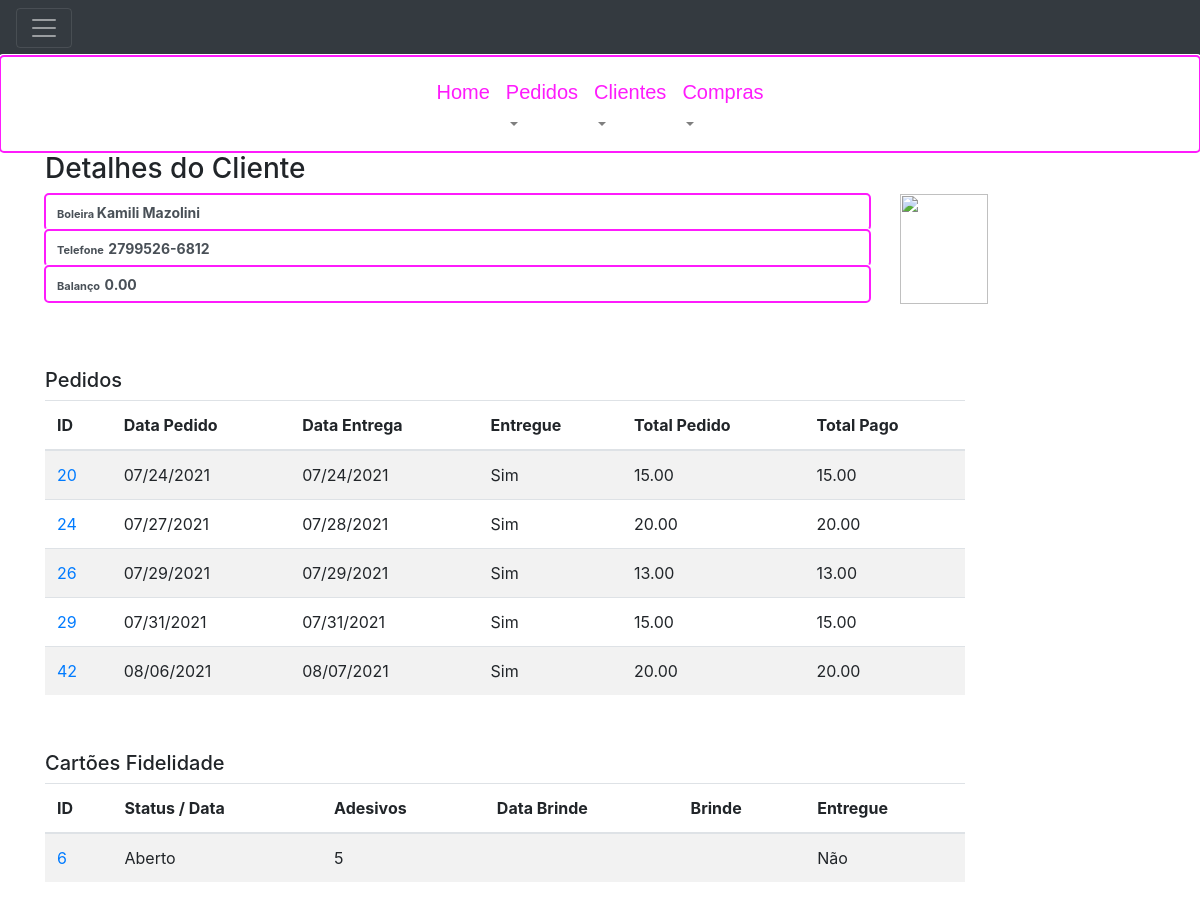
Page /clients/15/detail/ (signed in) on the earlier database version.
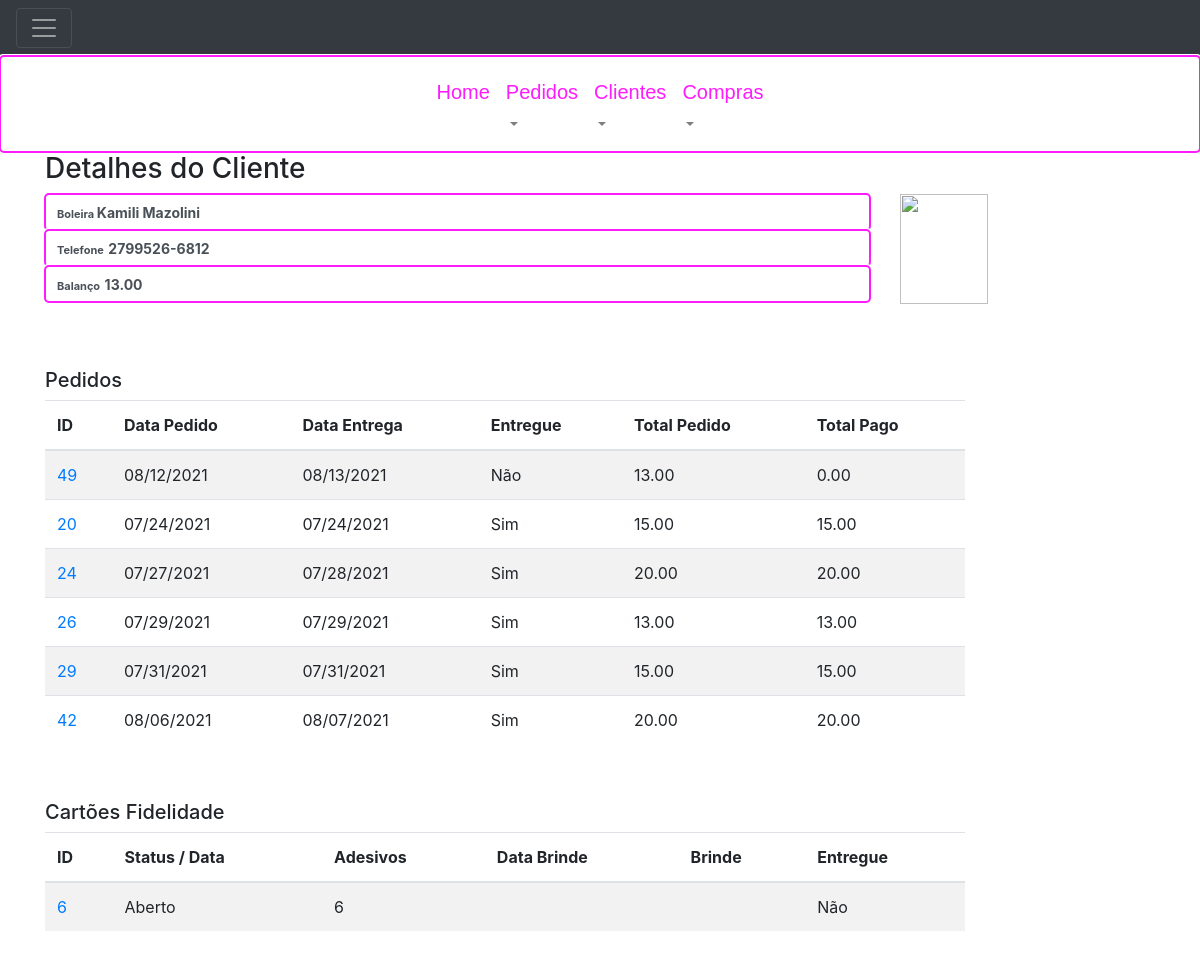
Same page on the later database version.
### order_control/models.py (models this page shows, shortened)
class Client (models.Model):
    createAt = models.DateTimeField(auto_now_add=True)
    name = models.CharField(max_length=255, verbose_name='Nome do Cliente')
    phone = models.CharField(max_length=15, null=True, blank=True, verbose_name='Telefone')
    picture = models.FileField(upload_to='clients/', null=True, blank=True, verbose_name='Foto de Perfil')
    balance = models.DecimalField(max_digits=8, decimal_places=2, default=0.0, verbose_name='Balanço')
    cakeMaker = models.BooleanField(default=False, verbose_name='Boleira')

class Order(models.Model):
    createdAt = models.DateTimeField(auto_now_add=True)
    deliveryAt = models.DateTimeField(null=True, blank=True, verbose_name="Entregar em")
    delivered = models.BooleanField(default=False, verbose_name="Entregue")
    description = models.TextField(max_length=255, null=True, blank=True)
    downPayment = models.DecimalField(max_digits=8, decimal_places=2, verbose_name='Entrada R$', null=True, blank=True, default=0.00)
    totalOrder = models.DecimalField(max_digits=8, decimal_places=2, verbose_name='Total Pedido R$', null=True, blank=True, default=0.00)
    totalPayment = models.DecimalField(max_digits=8, decimal_places=2, verbose_name='Total Pago R$', null=True, blank=True, default=0.00)
    client = models.ForeignKey(Client, on_delete=models.PROTECT, verbose_name='Cliente')

class LoyatyCard(models.Model):
    createdAt = models.DateTimeField(auto_now_add=True)
    adhesiveCount = models.IntegerField(null=True, blank=True, default=0)
    finishedAt = models.DateTimeField(null=True, blank=True, default=None)
    giftDate = models.DateTimeField(null=True,  blank=True)
    giftTopOfCake = models.ForeignKey(BoxTop, on_delete=models.PROTECT, null=True, blank=True)
    client = models.ForeignKey(Client, on_delete=models.PROTECT)
    isDelivered = models.BooleanField(default=False, verbose_name="Está entregue?")

### order_control/views.py (the view)
# urls.py: path('clients/<int:id>/detail/', views.client_details, name='client_detail'),
@login_required(login_url=reverse_lazy('order_control:login'))
def client_details(request, id):
    client = Client.objects.get(id=id)
    order = Order.objects.filter(client=client).order_by('delivered', 'deliveryAt')
    loyatyCard = LoyatyCard.objects.filter(client=client).order_by('finishedAt', 'giftDate')
    return render(request, 'order_control/client/detail.html', {'client': client, 'orders': order, 'loyatyCards':loyatyCard})

### templates/order_control/client/detail.html (shortened to what the changed rows need)
{% extends "layout.html" %}
{% block content %}
    <div class="container">
       <div id="hideDescription">
            <div class="form-group">
                <div class="row">
                    <div  id="head" class="col-sm-9" >
                        <div class='form-control'>
                            <span class='label label-default' style='font-size:14px;'  ><strong>{{ client.name }}</strong></span>
                        </div>
                        <div class='form-control'>
                            <span class='label label-default' style='font-size:14px;' ><strong>{{ client.phone }}</strong></span>
                        </div>
                        <div class='form-control'>
                            <span class='label label-default' style='font-size:14px;' ><strong>{{ client.balance }}</strong></span>
                        </div>
                    </div>
                </div>
            </div>
            <div class="form-group">
                <div class="row">
                    <div  class="col-sm-10" >
                        <table class="table table-striped table-hover">
                            <thead>
                            <tr>
                                <th>ID</th>
                                <th>Data Pedido</th>
                                <th>Data Entrega</th>
                                <th>Entregue</th>
                                <th>Total Pedido</th>
                                <th>Total Pago</th>
                            </tr>
                            </thead>
                            <tbody>
                            {% for order in orders %}
                                <tr>
                                    <td><a href="{% url 'order_control:order_detail'  order.id %}"> {{ order.id }} </a></td>
                                    <td>{{ order.createdAt|date:"SHORT_DATE_FORMAT" }}</td>
                                    <td>{{ order.deliveryAt|date:"SHORT_DATE_FORMAT" }}</td>
                                    <td>{% if order.delivered %}
                                            Sim
                                        {% else %}
                                            Não
                                        {% endif %}
                                    </td>
                                    <td>{{ order.totalOrder }}</td>
                                    <td>{{ order.totalPayment }}</td>
                                </tr>
                            {% endfor %}
                            </tbody>
                        </table>
                    </div>
                </div>
            </div>
           {% if loyatyCards %}
               <div class="form-group">
                    <div class="row">
                        <div  class="col-sm-10" >
                            <table class="table table-striped table-hover">
                                <thead>
                                <tr>
                                    <th>ID</th>
                                    <th>Status / Data</th>
                                    <th>Adesivos</th>
                                    <th>Data Brinde</th>
                                    <th>Brinde</th>
                                    <th>Entregue</th>
                                </tr>
                                </thead>
                                <tbody>
                                {% for loyatyCard in loyatyCards %}
                                    <tr>
                                        <td><a href="{% url 'order_control:loyatyCard_details'  loyatyCard.id %}"> {{ loyatyCard.id }} </a></td>
                                        <td>{% if loyatyCard.finishedAt %}
                                                Fechado - {{ loyatyCard.finishedAt|date:"SHORT_DATE_FORMAT" }}
                                            {% else %}
                                                Aberto
                                            {% endif %}
                                        </td>
                                        <td>{{ loyatyCard.adhesiveCount }}</td>
                                        <td>
                                        </td>
                                        <td>
                                        </td>
                                        <td>{% if loyatyCard.isDelivered %}
                                                Sim
                                            {% else %} Não
                                            {% endif %}
                                        </td>
                                    </tr>
                                {% endfor %}
                                </tbody>
                            </table>
                        </div>
                    </div>
               </div>
           {% endif %}
        </div>
    </div>
{% endblock %}

Differences in the rows shown:
changed Client "Kamili Mazolini": balance "0.00" → "13.00"
added Order: id "49", createdAt "08/12/2021", deliveryAt "08/13/2021", delivered "Não", totalOrder "13.00", totalPayment "0.00"
changed LoyatyCard id 6: adhesiveCount "5" → "6"
